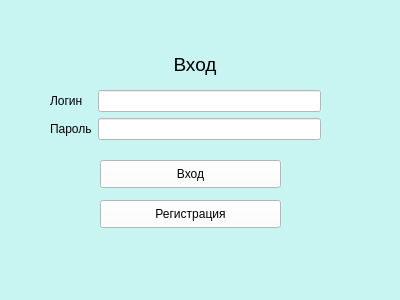
<?xml version="1.0" encoding="UTF-8"?>
<ui version="4.0">
 <class>Form1</class>
 <widget class="QWidget" name="Form1">
  <property name="geometry">
   <rect>
    <x>0</x>
    <y>0</y>
    <width>400</width>
    <height>300</height>
   </rect>
  </property>
  <property name="windowTitle">
   <string>Form</string>
  </property>
  <property name="windowIcon">
   <iconset>
    <normaloff>../../../Desktop/free-icon-heartbeat-2791163.png</normaloff>../../../Desktop/free-icon-heartbeat-2791163.png</iconset>
  </property>
  <property name="styleSheet">
   <string notr="true">background-color: rgb(200, 245, 242);</string>
  </property>
  <widget class="QPushButton" name="pushButton_2">
   <property name="geometry">
    <rect>
     <x>100</x>
     <y>200</y>
     <width>181</width>
     <height>28</height>
    </rect>
   </property>
   <property name="styleSheet">
    <string notr="true">background-color: rgb(255, 255, 255);
font: 12pt &quot;MS Shell Dlg 2&quot;;</string>
   </property>
   <property name="text">
    <string>Регистрация</string>
   </property>
  </widget>
  <widget class="QWidget" name="formLayoutWidget">
   <property name="geometry">
    <rect>
     <x>50</x>
     <y>90</y>
     <width>271</width>
     <height>61</height>
    </rect>
   </property>
   <layout class="QFormLayout" name="formLayout">
    <item row="0" column="0">
     <widget class="QLabel" name="label_4">
      <property name="styleSheet">
       <string notr="true">background-color: rgb(200, 245, 242);
font: 10pt &quot;MS Shell Dlg 2&quot;</string>
      </property>
      <property name="text">
       <string>Логин</string>
      </property>
     </widget>
    </item>
    <item row="1" column="0">
     <widget class="QLabel" name="label_5">
      <property name="styleSheet">
       <string notr="true">background-color: rgb(200, 245, 242);
font: 10pt &quot;MS Shell Dlg 2&quot;</string>
      </property>
      <property name="text">
       <string>Пароль</string>
      </property>
     </widget>
    </item>
    <item row="0" column="1">
     <widget class="QLineEdit" name="lineEdit">
      <property name="sizePolicy">
       <sizepolicy hsizetype="Expanding" vsizetype="Fixed">
        <horstretch>0</horstretch>
        <verstretch>0</verstretch>
       </sizepolicy>
      </property>
      <property name="styleSheet">
       <string notr="true">background-color:rgb(255, 255, 255)</string>
      </property>
     </widget>
    </item>
    <item row="1" column="1">
     <widget class="QLineEdit" name="lineEdit_2">
      <property name="styleSheet">
       <string notr="true">background-color:rgb(255, 255, 255)</string>
      </property>
     </widget>
    </item>
   </layout>
  </widget>
  <widget class="QPushButton" name="pushButton">
   <property name="geometry">
    <rect>
     <x>100</x>
     <y>160</y>
     <width>181</width>
     <height>28</height>
    </rect>
   </property>
   <property name="styleSheet">
    <string notr="true">background-color: rgb(255, 255, 255);
font: 12pt &quot;MS Shell Dlg 2&quot;;</string>
   </property>
   <property name="text">
    <string>Вход</string>
   </property>
  </widget>
  <widget class="QLabel" name="label_2">
   <property name="enabled">
    <bool>true</bool>
   </property>
   <property name="geometry">
    <rect>
     <x>160</x>
     <y>50</y>
     <width>70</width>
     <height>30</height>
    </rect>
   </property>
   <property name="sizePolicy">
    <sizepolicy hsizetype="Preferred" vsizetype="Preferred">
     <horstretch>0</horstretch>
     <verstretch>0</verstretch>
    </sizepolicy>
   </property>
   <property name="minimumSize">
    <size>
     <width>70</width>
     <height>30</height>
    </size>
   </property>
   <property name="maximumSize">
    <size>
     <width>70</width>
     <height>30</height>
    </size>
   </property>
   <property name="baseSize">
    <size>
     <width>70</width>
     <height>30</height>
    </size>
   </property>
   <property name="font">
    <font>
     <family>MS Shell Dlg 2</family>
     <pointsize>14</pointsize>
     <weight>50</weight>
     <italic>false</italic>
     <bold>false</bold>
     <kerning>true</kerning>
    </font>
   </property>
   <property name="styleSheet">
    <string notr="true">background-color: rgb(200, 245, 242);
font: 8pt &quot;MS Shell Dlg 2&quot;;
font: 14pt &quot;MS Shell Dlg 2&quot;</string>
   </property>
   <property name="text">
    <string>&lt;html&gt;&lt;head/&gt;&lt;body&gt;&lt;p align=&quot;center&quot;&gt;Вход&lt;/p&gt;&lt;/body&gt;&lt;/html&gt;</string>
   </property>
  </widget>
 </widget>
 <resources/>
 <connections/>
</ui>
